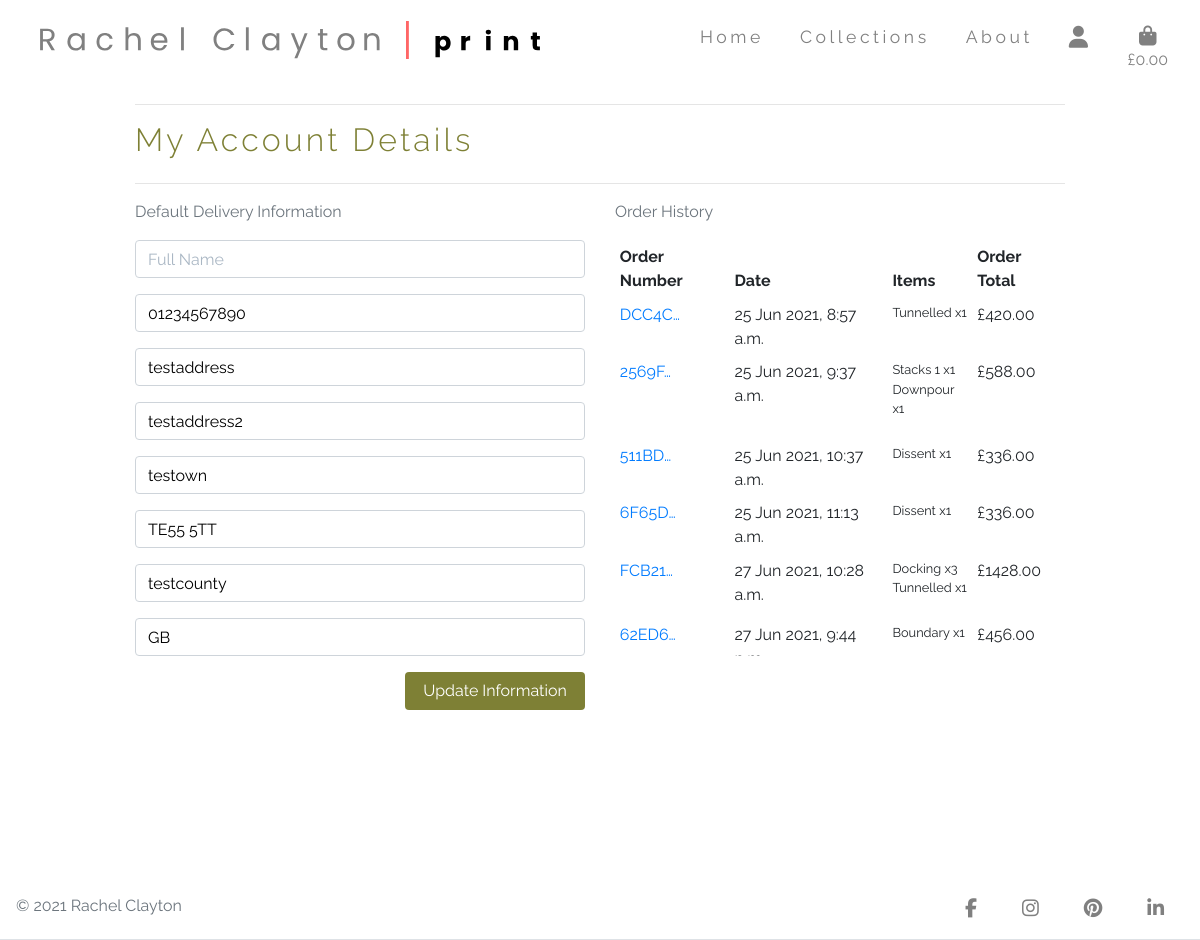
/profile/ (signed in), run on the app's committed database.
### profiles/models.py (models this page shows, shortened)
class UserProfile(models.Model):
    user = models.OneToOneField(User, on_delete=models.CASCADE)
    default_full_name = models.CharField(max_length=50, null=True, blank=True)
    default_phone_number = models.CharField(
        max_length=20, null=True, blank=True)
    default_street_address1 = models.CharField(
        max_length=80, null=True, blank=True)
    default_street_address2 = models.CharField(
        max_length=80, null=True, blank=True)
    default_town_or_city = models.CharField(
        max_length=40, null=True, blank=True)
    default_postcode = models.CharField(
        max_length=20, null=True, blank=True)
    default_county = models.CharField(max_length=80, null=True, blank=True)
    default_country = models.CharField(max_length=40, null=True, blank=True)

### checkout/models.py (models this page shows, shortened)
class Order(models.Model):
    order_number = models.CharField(max_length=32, null=False, editable=False)
    user_profile = models.ForeignKey(UserProfile, on_delete=models.SET_NULL,
                                     null=True, blank=True,
                                     related_name='orders')
    full_name = models.CharField(max_length=50, null=False, blank=False)
    email = models.EmailField(max_length=254, null=False, blank=False)
    phone_number = models.CharField(max_length=20, null=False, blank=False)
    country = models.CharField(max_length=40, null=False, blank=False)
    postcode = models.CharField(max_length=20, null=True, blank=True)
    town_or_city = models.CharField(max_length=40, null=False, blank=False)
    street_address1 = models.CharField(max_length=80, null=False, blank=False)
    street_address2 = models.CharField(max_length=80, null=True, blank=True)
    county = models.CharField(max_length=80, null=True, blank=True)
    date = models.DateTimeField(auto_now_add=True)
    vat = models.DecimalField(
        max_digits=6, decimal_places=2, null=False, default=0)
    order_total = models.DecimalField(
        max_digits=10, decimal_places=2, null=False, default=0)
    grand_total = models.DecimalField(
        max_digits=10, decimal_places=2, null=False, default=0)
    original_bag = models.TextField(null=False, blank=False, default='')
    stripe_pid = models.CharField(max_length=254, null=False, blank=False, default='')

class OrderLineItem(models.Model):
    order = models.ForeignKey(Order, null=False, blank=False, on_delete=models.CASCADE, related_name='lineitems')
    product = models.ForeignKey(Product, null=False, blank=False, on_delete=models.CASCADE)
    quantity = models.IntegerField(null=False, blank=False, default=0)
    lineitem_total = models.DecimalField(max_digits=6, decimal_places=2, null=False, blank=False, editable=False)

### products/models.py (models this page shows, shortened)
class Product(models.Model):
    category = models.ForeignKey(
        'Category', null=True, blank=True, on_delete=models.SET_NULL)
    name = models.CharField(max_length=250)
    description = models.TextField()
    price = models.DecimalField(max_digits=6, decimal_places=2)
    image_url = models.URLField(max_length=1024, null=True, blank=True)
    image = models.ImageField(null=True, blank=True)
    size = models.CharField(max_length=50)
    in_stock = models.BooleanField(default=True)

### profiles/views.py (the view)
# urls.py: path('', views.profile, name='profile'),
@login_required
def profile(request):
    profile = get_object_or_404(UserProfile, user=request.user)
    if request.method == 'POST':
        form = UserProfileForm(request.POST, instance=profile)
        if form.is_valid():
            form.save()
            messages.success(request, 'Profile updated successfully')
        else:
            messages.error(request,
                           'Update failed. Please ensure the form is valid.')
    else:
        form = UserProfileForm(instance=profile)
    orders = profile.orders.all()
    template = 'profiles/profile.html'
    context = {
        'form': form,
        'orders': orders,
        'on_profile_page': True
    }
    return render(request, template, context)

### profiles/forms.py
class UserProfileForm(forms.ModelForm):
    class Meta:
        model = UserProfile
        exclude = ('user',)
    def __init__(self, *args, **kwargs):
        super().__init__(*args, **kwargs)
        placeholders = {
            'default_full_name': 'Full Name',
            'default_phone_number': 'Phone Number',
            'default_postcode': 'Postal Code',
            'default_town_or_city': 'Town or City',
            'default_street_address1': 'Street Address 1',
            'default_street_address2': 'Street Address 2',
            'default_county': 'County',
            'default_country': 'Country'
        }
        self.fields['default_full_name'].widget.attrs['autofocus'] = True
        for field in self.fields:
            if self.fields[field].required:
                placeholder = f'{placeholders[field]} *'
            else:
                placeholder = placeholders[field]
            self.fields[field].widget.attrs['placeholder'] = placeholder
            self.fields[field].widget.attrs['class'] = 'stripe-style-input'
            self.fields[field].label = False

### bag/contexts.py (called while the page is built, shortened)
def bag_contents(request):
    bag_items = []
    total = 0
    product_count = 0
    bag = request.session.get('bag', {})
    vat = total * Decimal(settings.UK_VAT_PERCENTAGE / 100)
    grand_total = total + vat
    vat_percentage = grand_total - (vat * 5)
    context = {
        'bag_items': bag_items,
        'total': total,
        'product_count': product_count,
        'vat': settings.UK_VAT_PERCENTAGE,
        'grand_total': grand_total,
        'vat_percentage': vat_percentage,
    }
    return context

### profiles/templates/profiles/profile.html (shortened to what this page needs)
{% extends "base.html" %}
{% load static %}
{% block extra_css %}
    <link rel="stylesheet" href="{% static 'profiles/css/profile.css' %}">
{% endblock %}
{% block content %}
    <div class="overlay"></div>
    <div class="container">
        <div class="row">
            <div class="col">
                <hr>
                <h2 class="font-weight-light title-font mb-4">My Account Details</h2>
                <hr>
            </div>
        </div>
        <div class="row">
            <div class="col-12 col-lg-6">
                <p class="text-muted">Default Delivery Information</p>
                <form class="mt-3" action="{% url 'profile' %}" method="POST" id="profile-update-form">
                    {{ form|crispy }}
                    <button class="rounded shop-now-button btn btn-md py-auto float-right">Update Information</button>
                </form>
            </div>
            <div class="col-12 col-lg-6">
                <p class="text-muted">Order History</p>
                <div class="order-history table-responsive">
                    <table class="table table-sm table-borderless">
                        <thead>
                            <tr>
                                <th>Order Number</th>
                                <th>Date</th>
                                <th>Items</th>
                                <th>Order Total</th>
                            </tr>
                        </thead>
                        <tbody>
                            {% for order in orders %}
                                <tr>
                                    <td>
                                        <a href="{% url 'order_history' order.order_number %}"
                                        title="{{ order.order_number }}">
                                            {{ order.order_number|truncatechars:6 }}
                                        </a>
                                    </td>
                                    <td>{{ order.date }}</td>
                                    <td>
                                        <ul class="list-unstyled">
                                            {% for item in order.lineitems.all %}
                                                <li class="small">
                                                    {{ item.product.name }} x{{ item.quantity }}
                                                </li>
                                            {% endfor %}
                                        </ul>
                                    </td>
                                    <td>£{{ order.grand_total }}</td>
                                </tr>
                            {% endfor %}
                        </tbody>
                    </table>
                </div>
            </div>
            </div>
        </div>
{% endblock %}

### static/css/base.css (style rules this page uses)
html { height: 100%; }
body { height: calc(100vh - 164px); background-color: white; font-family: 'Raleway', sans-serif; color: #808080; }
.title-font { letter-spacing: .1em; color: #7E8035; }
* { -webkit-tap-highlight-color: rgba(236, 12, 12, 0) !important; -webkit-focus-ring-color: rgba(255, 255, 255, 0) !important; outline: none !important; }
.overlay { height: 100%; width: 100%; top: 0; left: 0; position: fixed; background: white; z-index: -1; }
.shop-now-button { background: #7E8035; color: white; min-width: 180px; }
@media (min-width: 1200px) { .container { max-width: 80%; } }

### profiles/static/profiles/css/profile.css (style rules this page uses)
.order-history { max-height: 416px; overflow-y: auto; }
#profile-update-form .form-control { color: #000; }
#profile-update-form input::placeholder { color: #aab7c4; }

### data on the page
UserProfile: default_phone_number "01234567890", default_street_address1 "testaddress", default_street_address2 "testaddress2", default_town_or_city "testown", default_postcode "TE55 5TT", default_county "testcounty", default_country "GB"
Order: order_number "DCC4C…", date "25 Jun 2021, 8:57 a.m.", grand_total "420.00"
OrderLineItem: product.name "Tunnelled", quantity "1"
Order: order_number "2569F…", date "25 Jun 2021, 9:37 a.m.", grand_total "588.00"
OrderLineItem: product.name "Stacks 1", quantity "1"
OrderLineItem: product.name "Downpour", quantity "1"
Order: order_number "511BD…", date "25 Jun 2021, 10:37 a.m.", grand_total "336.00"
OrderLineItem: product.name "Dissent", quantity "1"
Order: order_number "6F65D…", date "25 Jun 2021, 11:13 a.m.", grand_total "336.00"
OrderLineItem: product.name "Dissent", quantity "1"
Order: order_number "FCB21…", date "27 Jun 2021, 10:28 a.m.", grand_total "1428.00"
OrderLineItem: product.name "Docking", quantity "3"
OrderLineItem: product.name "Tunnelled", quantity "1"
Order: order_number "62ED6…", date "27 Jun 2021, 9:44…", grand_total "456.00"
OrderLineItem: product.name "Boundary", quantity "1"
